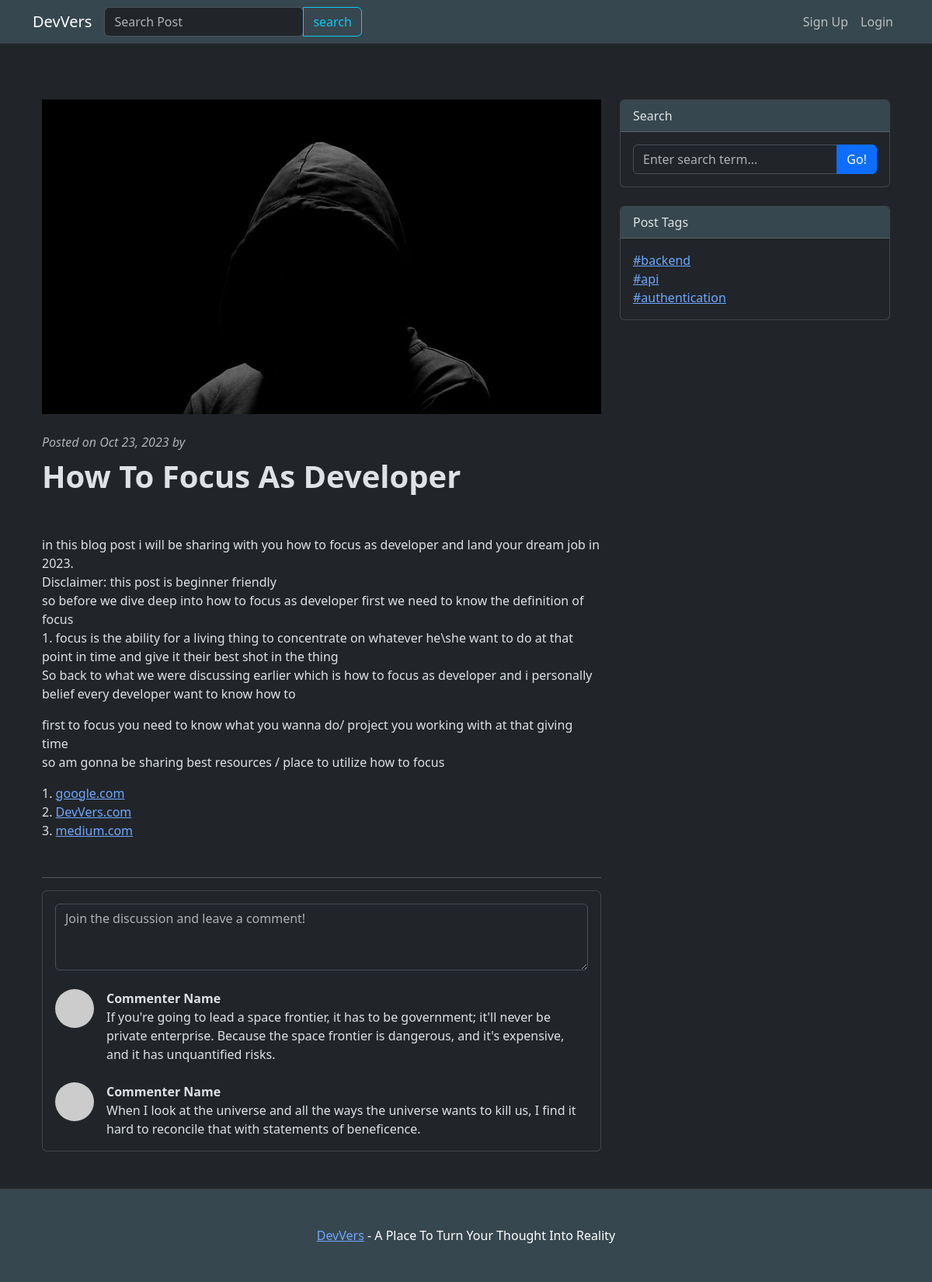
/post/11, run on the app's committed database.
### Blog/models.py (models this page shows, shortened)
class Post(models.Model):
    post_img = models.ImageField(upload_to='images/', blank = True)
    title = models.CharField(max_length=100)
    authour = models.CharField(max_length=50 )
    content = models.TextField(max_length=10000)
    hashtag = models.CharField(max_length=10000, blank=True)
    created = models.DateTimeField(auto_now_add=True)

### Blog/views.py (the view)
# urls.py: path('post/<int:post_id>', views.readpost, name="blog-readpost"),
def readpost(request, post_id):
    post = Post.objects.get(id= post_id)
    username = request.user.username
    context = {
        'post': post,
        'username': username,
    }
    return render(request,'Blog/readpost.html', context )

### Blog/templates/Blog/readpost.html (shortened to what this page needs)
{% extends 'Blog/layout.html' %}
{% load static %}
{% block body %}
    <br>
        {% if post %}
        <div class="container mt-5">
            <div class="row">
                <div class="col-lg-8">
                    <figure class="mb-4">
                        {% if post.post_img %}
                            <img src="{{ post.post_img.url }}" class="img-responsive" style="width: 100%; float: center; margin-right: 10px;" />
                        {% endif %}
                    </figure>
                    <div class="text-muted fst-italic mb-2">Posted on {{ post.created|date:"M d, Y"}} by {{username|upper}}</div>
                    <article>
                        <header class="mb-4">
                            <h1 class="fw-bolder mb-1">{{ post.title | title }}</h1>
                            <br>
                        <header>
                        <section class="mb-5">
                            <p class="fs-5 mb-4">
                                {{post.content | linebreaks| urlize}}
                            </p>
                        </section>
                    </article>
                    <hr>
                    <section class="mb-5">
                        <div class="card bg-dark">
                            <div class="card-body">
                                <form class="mb-4"><textarea class="form-control" rows="3" placeholder="Join the discussion and leave a comment!"></textarea></form>
                                <div class="d-flex mb-4">
                                    <div class="flex-shrink-0"><img class="rounded-circle" src="https://dummyimage.com/50x50/ced4da/6c757d.jpg" alt="..." /></div>
                                    <div class="ms-3">
                                        <div class="fw-bold">Commenter Name</div>
                                        If you're going to lead a space frontier, it has to be government; it'll never be private enterprise. Because the space frontier is dangerous, and it's expensive, and it has unquantified risks.
                                    </div>
                                </div>
                                <div class="d-flex">
                                    <div class="flex-shrink-0"><img class="rounded-circle" src="https://dummyimage.com/50x50/ced4da/6c757d.jpg" alt="..." /></div>
                                    <div class="ms-3">
                                        <div class="fw-bold">Commenter Name</div>
                                        When I look at the universe and all the ways the universe wants to kill us, I find it hard to reconcile that with statements of beneficence.
                                    </div>
                                </div>
                            </div>
                        </div>
                    </section>
                </div>
                <div class="col-lg-4">
                    <div class="card mb-4">
                        <div class="card-header">Search</div>
                        <div class="card-body">
                            <div class="input-group">
                                <input class="form-control" type="text" placeholder="Enter search term..." aria-label="Enter search term..." aria-describedby="button-search" />
                                <button class="btn btn-primary" id="button-search" type="button">Go!</button>
                            </div>
                        </div>
                    </div>
                    <div class="card mb-4">
                        <div class="card-header">Post Tags</div>
                        <div class="card-body">
                            <div class="row">
                                <div class="col-sm-6">
                                    <ul class="list-unstyled mb-0">
                                        <li><a href="#!">#backend</a></li>
                                        <li><a href="#!">#api</a></li>
                                        <li><a href="#!">#authentication</a></li>
                                    </ul>
                                </div>
                            </div>
                        </div>
                    </div>
                </div>
            </div>
        </div>
        {% else %}
            <h1>This if statement is not working try debugging it</h1>
        {% endif %}
{% endblock %}

### Blog/templates/Blog/readpost.html (style rules this page uses)
.card-header { background-color: #37474f; }

### data on the page
Post: post_img (picture), created "Oct 23, 2023", title "How To Focus As Developer", content "in this blog post i will be sharing with you how to focus as developer and land your dream job in 2023. Disclaimer: this post is beginner friendly so before we dive deep into how to focus as developer first we need to know the definition of focus 1. focus is the ability for a living thing to concentrate on whatever he\\she want to do at that point in time and give it their best shot in the thing So back to what we were discussing earlier which is how to focus as developer and i personally belief every developer want to know how to first to focus you need to know what you wanna do/ project you working with at that giving time so am gonna be sharing best resources / place to utilize how to…"
